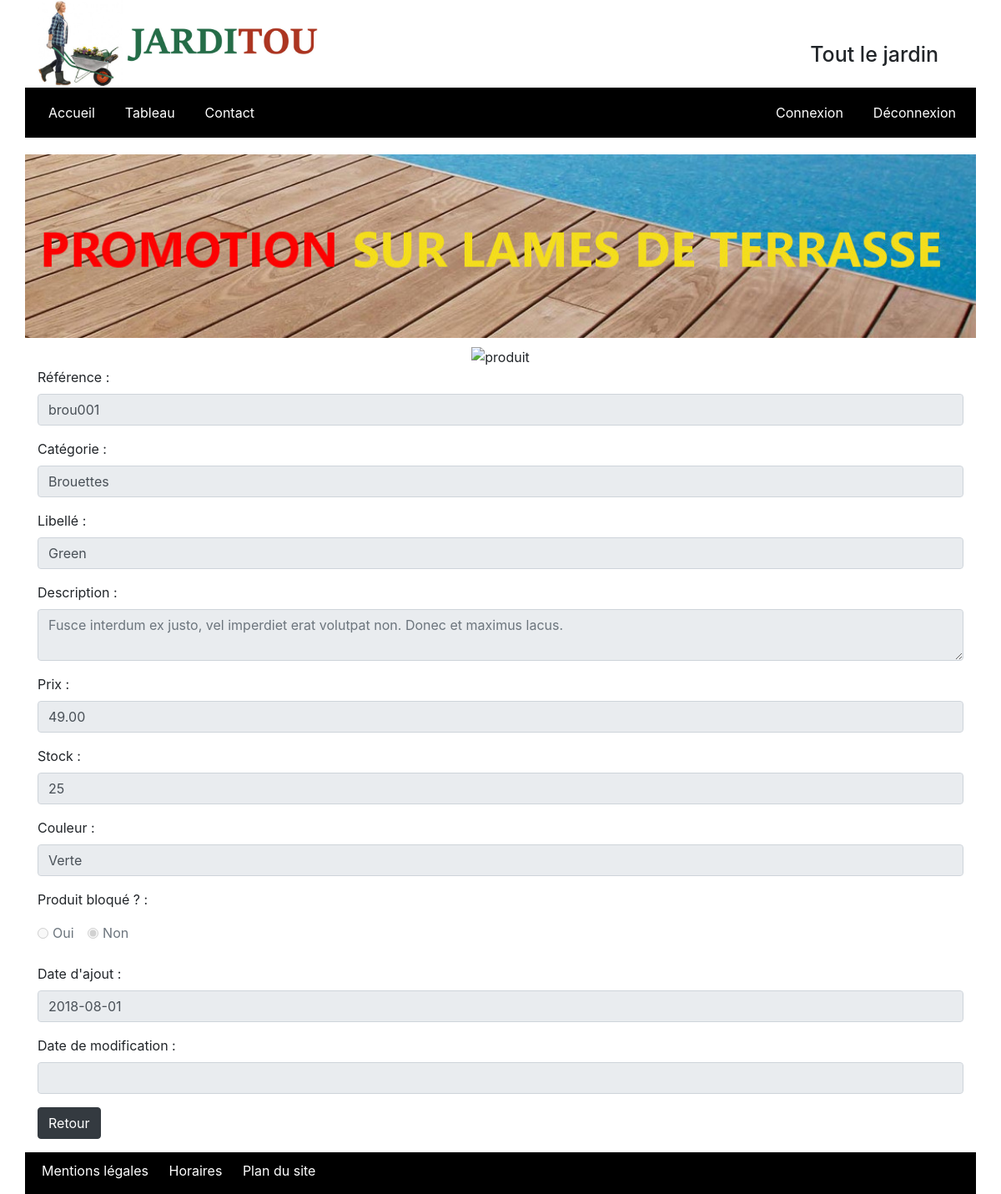
Screenshot of /Jarditou_php/Jarditou_php/view/detail.php?pro_id=13 with the database file from the repository.
### tables this page shows
CREATE TABLE IF NOT EXISTS `produits` (
  `pro_id` int(10) UNSIGNED NOT NULL AUTO_INCREMENT COMMENT 'Clé de la table produits',
  `pro_cat_id` int(10) UNSIGNED NOT NULL COMMENT 'Catégorie du produit',
  `pro_ref` varchar(10) NOT NULL COMMENT 'Référence produit',
  `pro_libelle` varchar(200) NOT NULL COMMENT 'Nom du produit',
  `pro_description` varchar(1000) DEFAULT NULL COMMENT 'Description du produit',
  `pro_prix` decimal(6,2) UNSIGNED NOT NULL COMMENT 'Prix ',
  `pro_stock` int(11) NOT NULL DEFAULT '0' COMMENT 'Nombre d''unités en stock',
  `pro_couleur` varchar(30) DEFAULT NULL COMMENT 'Couleur',
  `pro_photo` varchar(4) DEFAULT 'jpg' COMMENT 'Extension de la photo',
  `pro_d_ajout` date NOT NULL COMMENT 'Date d''ajout',
  `pro_d_modif` datetime DEFAULT NULL COMMENT 'Date de modification',
  `pro_bloque` tinyint(1) DEFAULT NULL COMMENT 'Bloquer le produit à la vente',
  PRIMARY KEY (`pro_id`),
  UNIQUE KEY `idx_pro_ref` (`pro_ref`),
  KEY `fk_produits_cat_id` (`pro_cat_id`)
);

CREATE TABLE IF NOT EXISTS `categories` (
  `cat_id` int(10) UNSIGNED NOT NULL AUTO_INCREMENT COMMENT 'Clé de la table catégorie',
  `cat_nom` varchar(200) NOT NULL COMMENT 'Nom de la catégorie',
  `cat_parent` int(10) UNSIGNED DEFAULT NULL COMMENT 'Catégorie parente',
  PRIMARY KEY (`cat_id`),
  KEY `fk_categories_cat_parent` (`cat_parent`)
);

### Jarditou_php/Jarditou_php/view/detail.php (the view, shortened to what this page needs)
<?php
include("entete.php");
$db = connexionBase();
$pro_id = $_GET["pro_id"];
$requete = "SELECT * FROM produits INNER JOIN categories ON categories.cat_id = produits.pro_cat_id WHERE pro_id=".$pro_id;
$result = $db->query($requete);
$produit = $result->fetch(PDO::FETCH_OBJ);
?>
<div class="row">
<form class="col-lg-12" action="php/produits_ajout_script.php" method="post">
<div class="text-center">
<img src="images/jarditou_photos/<?=$produit->pro_photo?>" width="300" alt="produit">
</div>
<div class="form-group">
    <label for="référence">Référence :</label>
    <input type="text" class="form-control" name="reference" value ="<?=$produit->pro_ref?>" id="reference" readonly>
</div>
<div class="form-group">
    <label for="categorie">Catégorie :</label>
    <input type="text" class="form-control" name="categorie" value ="<?=$produit->cat_nom?>" id="categorie" readonly>
</div>
<div class="form-group">
    <label for="libellé">Libellé :</label>
    <input type="text" class="form-control" name="libelle" value ="<?=$produit->pro_libelle?>" id="libelle" readonly>
</div>
<div class="form-group">
    <label for="description">Description :</label>
    <textarea class="form-control" name="description" value placeholder ="<?=$produit->pro_description?>" id="description" readonly></textarea>
</div>
<div class="form-group">
    <label for="prix">Prix :</label>
    <input type="text" class="form-control" name="prix" value ="<?=$produit->pro_prix?>" id="prix" readonly>
</div>
<div class="form-group">
    <label for="stock">Stock :</label>
    <input type="text" class="form-control" name="stock" value ="<?=$produit->pro_stock?>" id="stock" readonly>
</div>
<div class="form-group">
    <label for="couleur">Couleur :</label>
    <input type="text" class="form-control" name="couleur" value ="<?=$produit->pro_couleur?>" id="couleur" readonly>
</div>
<p>Produit bloqué ? :</p>
<div class="form-check form-check-inline">
  <input type="radio" class="form-check-input" value ="<?=$produit->pro_bloque?>" id="bloque_oui" name="bloque" disabled <?php if ($produit->pro_bloque == 1) { echo "checked"; } ?>>
  <label class="form-check-label" for="bloque">Oui</label>
</div>
<div class="form-check form-check-inline">
  <input type="radio" class="form-check-input" value ="<?=$produit->pro_bloque?>" id="bloque_non" name="bloque" disabled <?php if (is_null($produit->pro_bloque)) { echo "checked"; } ?>>
  <label class="form-check-label" for="bloque">Non</label>
</div>
</div><br>
<div class="form-group">
    <label for="ajout">Date d'ajout :</label>
    <input type="text" class="form-control" name="ajout" value ="<?=$produit->pro_d_ajout?>" id="ajout" readonly>
</div>
<div class="form-group">
    <label for="modif">Date de modification :</label>
    <input type="text" class="form-control" name="modif" value ="<?=$produit->pro_d_modif?>" id="modif" readonly>
</div>
<div class="form-group">
    <a href="tableau.php" class="btn btn-dark m-0">Retour</a>
</div>
<?php
include("pieddepage.php");
?>

### Jarditou_php/Jarditou_php/view/assets/css/style.css (style rules this page uses)
html { -webkit-box-sizing: border-box; box-sizing: border-box; }
a { color: white; margin-left: 20px; }

### rows the page displays
produits: reference "brou001", categorie "Brouettes", libelle "Green", description "Fusce interdum ex justo, vel imperdiet erat volutpat non. Donec et maximus lacus.", prix "49.00", stock "25", couleur "Verte", pro_bloque "☑", ajout "2018-08-01"
